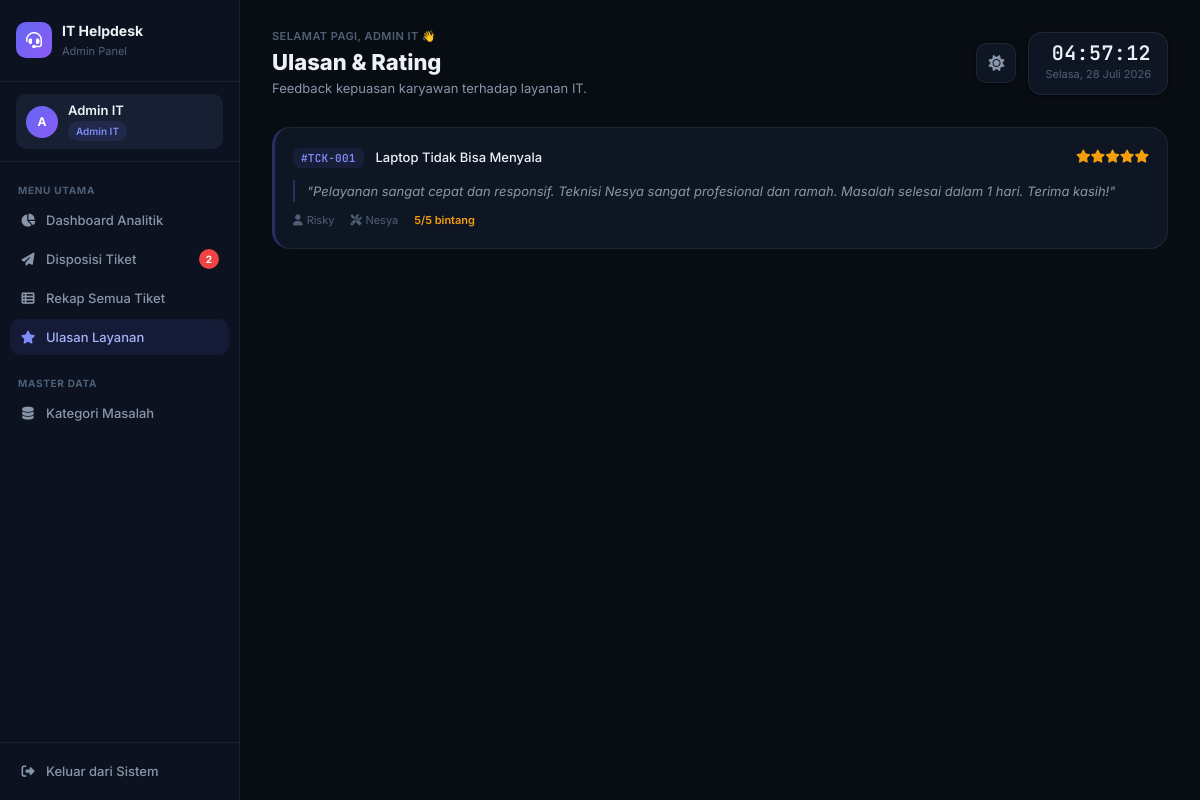
Screenshot of /dashboard_admin.php?tab=ulasan (signed in) with the database file from the repository.
### tables this page shows
CREATE TABLE IF NOT EXISTS `Ulasan_Layanan` (
    `id_ulasan`         INT      NOT NULL AUTO_INCREMENT,
    `id_tiket`          INT      NOT NULL UNIQUE,
    `id_user`           INT      NOT NULL,
    `rating`            INT      NOT NULL CHECK (`rating` BETWEEN 1 AND 5),
    `komentar_kepuasan` TEXT     NULL,
    PRIMARY KEY (`id_ulasan`),
    CONSTRAINT `fk_ulasan_tiket` FOREIGN KEY (`id_tiket`) REFERENCES `Tiket`(`id_tiket`)   ON DELETE CASCADE  ON UPDATE CASCADE,
    CONSTRAINT `fk_ulasan_user`  FOREIGN KEY (`id_user`)  REFERENCES `Pengguna`(`id_user`) ON DELETE RESTRICT ON UPDATE CASCADE
);

CREATE TABLE IF NOT EXISTS `Tiket` (
    `id_tiket`          INT          NOT NULL AUTO_INCREMENT,
    `id_pelapor`        INT          NOT NULL,
    `id_teknisi`        INT          NULL DEFAULT NULL,
    `id_kategori`       INT          NOT NULL,
    `id_aset`           INT          NULL DEFAULT NULL,
    `kode_tiket`        VARCHAR(20)  NOT NULL UNIQUE,
    `judul_masalah`     VARCHAR(255) NOT NULL,
    `deskripsi`         TEXT         NOT NULL,
    `tingkat_prioritas` ENUM('Low','Medium','High','Urgent') NOT NULL DEFAULT 'Medium',
    `status_tiket`      ENUM('Open','In Progress','Resolved') NOT NULL DEFAULT 'Open',
    `tanggal_dibuat`    DATETIME     NOT NULL DEFAULT CURRENT_TIMESTAMP,
    PRIMARY KEY (`id_tiket`),
    CONSTRAINT `fk_tiket_pelapor`  FOREIGN KEY (`id_pelapor`)  REFERENCES `Pengguna`(`id_user`)          ON DELETE RESTRICT ON UPDATE CASCADE,
    CONSTRAINT `fk_tiket_teknisi`  FOREIGN KEY (`id_teknisi`)  REFERENCES `Pengguna`(`id_user`)          ON DELETE SET NULL  ON UPDATE CASCADE,
    CONSTRAINT `fk_tiket_kategori` FOREIGN KEY (`id_kategori`) REFERENCES `Kategori_Masalah`(`id_kategori`) ON DELETE RESTRICT ON UPDATE CASCADE,
    CONSTRAINT `fk_tiket_aset`     FOREIGN KEY (`id_aset`)     REFERENCES `Aset_Perangkat`(`id_aset`)    ON DELETE SET NULL  ON UPDATE CASCADE
);

CREATE TABLE IF NOT EXISTS `Pengguna` (
    `id_user`  INT          NOT NULL AUTO_INCREMENT,
    `nama`     VARCHAR(100) NOT NULL,
    `email`    VARCHAR(150) NOT NULL UNIQUE,
    `password` VARCHAR(255) NOT NULL,
    `role`     ENUM('Karyawan','Teknisi','Admin') NOT NULL DEFAULT 'Karyawan',
    PRIMARY KEY (`id_user`)
);

### dashboard_admin.php (the view, shortened to what the rows shown need)
<?php
require_once 'koneksi.php';
$tab      = $_GET['tab'] ?? 'dashboard';
$gs = $koneksi->query("
    SELECT COUNT(*) AS total_tiket,
           SUM(status_tiket='Open') AS open_count,
           SUM(status_tiket='In Progress') AS inprogress_count,
           SUM(status_tiket='Resolved') AS resolved_count,
           SUM(tingkat_prioritas='Urgent') AS urgent_count
    FROM Tiket")->fetch_assoc();
$total_pengguna = (int)$koneksi->query("SELECT COUNT(*) AS c FROM Pengguna")->fetch_assoc()['c'];
$total_teknisi  = (int)$koneksi->query("SELECT COUNT(*) AS c FROM Pengguna WHERE role='Teknisi'")->fetch_assoc()['c'];
$total_karyawan = (int)$koneksi->query("SELECT COUNT(*) AS c FROM Pengguna WHERE role='Karyawan'")->fetch_assoc()['c'];
$avg_rating     = $koneksi->query("SELECT ROUND(AVG(rating),1) AS r FROM Ulasan_Layanan")->fetch_assoc()['r'] ?? null;
$ulasan_q = $koneksi->query("
    SELECT ul.rating, ul.komentar_kepuasan, t.kode_tiket, t.judul_masalah,
           p.nama AS nama_user, tek.nama AS nama_teknisi
    FROM Ulasan_Layanan ul
    JOIN Tiket t ON ul.id_tiket=t.id_tiket
    JOIN Pengguna p ON ul.id_user=p.id_user
    LEFT JOIN Pengguna tek ON t.id_teknisi=tek.id_user
    ORDER BY ul.id_ulasan DESC");
$total   = max(1, (int)($gs['total_tiket'] ?? 0));
$open_p  = round((($gs['open_count'] ?? 0)       / $total) * 100);
$prog_p  = round((($gs['inprogress_count'] ?? 0) / $total) * 100);
$res_p   = round((($gs['resolved_count'] ?? 0)   / $total) * 100);
$circ = 263.9;
$res_dash  = round(($res_p  / 100) * $circ, 1);
$prog_dash = round(($prog_p / 100) * $circ, 1);
$open_dash = round(($open_p / 100) * $circ, 1);
$res_offset  = 0;
$prog_offset = -$res_dash;
$open_offset = -$res_dash - $prog_dash;
$page_info = [
    'dashboard' => ['Dashboard Analitik',    'Ringkasan statistik sistem IT Helpdesk secara real-time.'],
    'disposisi' => ['Disposisi Tiket',        'Tugaskan tiket Open kepada Teknisi IT yang tersedia.'],
    'rekap'     => ['Rekap Semua Tiket',      'Rekapitulasi seluruh tiket yang masuk ke sistem.'],
    'ulasan'    => ['Ulasan & Rating',        'Feedback kepuasan karyawan terhadap layanan IT.'],
    'master'    => ['Master Kategori',        'Kelola kategori masalah untuk klasifikasi tiket.'],
];
$pi = $page_info[$tab] ?? $page_info['dashboard'];
?>
<!DOCTYPE html>
<html lang="id">
<head>
    <link rel="stylesheet" href="https://cdnjs.cloudflare.com/ajax/libs/font-awesome/6.5.0/css/all.min.css">
    <link rel="stylesheet" href="style.css">
</head>
<body>
<div class="page-wrapper">
<main class="main-content">
    <div class="topbar">
        <div class="topbar-left">
            <h1 class="topbar-title"><?= $pi[0] ?></h1>
        </div>
    </div>
    <?php if ($tab === 'dashboard'): ?>
    <div class="kpi-grid anim-stagger">
        <?php
        $kpis = [
            ['Total Tiket',    $gs['total_tiket']??0,      'fa-ticket',       'indigo'],
            ['Perlu Ditangani',$gs['open_count']??0,        'fa-envelope-open','red'],
            ['In Progress',    $gs['inprogress_count']??0,  'fa-gear',         'amber'],
            ['Terselesaikan',  $gs['resolved_count']??0,    'fa-check-double', 'green'],
        ];
        foreach ($kpis as $k): ?>
        <div class="kpi-card">
            <div class="kpi-icon <?= $k[3] ?>"><i class="fas <?= $k[2] ?>"></i></div>
            <div class="kpi-label"><?= $k[0] ?></div>
            <div class="kpi-value"><?= $k[1] ?></div>
        </div>
        <?php endforeach; ?>
    </div>
    <div style="display:grid;grid-template-columns:1fr 340px;gap:16px;margin-bottom:16px;">
        <div style="display:flex;flex-direction:column;gap:12px;">
            <div class="stat-row-card flex items-center justify-between">
                <div class="flex items-center gap-3">
                    <div class="kpi-icon" style="background:rgba(139,92,246,0.1);color:#c084fc;width:34px;height:34px;border-radius:10px;display:flex;align-items:center;justify-content:center;font-size:13px;">
                        <i class="fas fa-users"></i>
                    </div>
                    <div>
                        <div style="font-size:13px;font-weight:600;color:var(--text-primary);">Total Pengguna</div>
                        <div style="font-size:11px;color:var(--text-muted);">Dalam sistem</div>
                    </div>
                </div>
                <div class="inline-stats">
                    <div style="text-align:center;">
                        <div class="inline-stat-val"><?= $total_teknisi ?></div>
                        <div class="inline-stat-label">Teknisi</div>
                    </div>
                    <div style="text-align:center;">
                        <div class="inline-stat-val"><?= $total_karyawan ?></div>
                        <div class="inline-stat-label">Karyawan</div>
                    </div>
                    <div style="text-align:center;">
                        <div class="inline-stat-val"><?= $total_pengguna ?></div>
                        <div class="inline-stat-label">Total</div>
                    </div>
                </div>
            </div>
            <div class="stat-row-card flex items-center justify-between">
                <div class="flex items-center gap-3">
                    <div class="kpi-icon" style="background:rgba(239,68,68,0.1);color:#f87171;width:34px;height:34px;border-radius:10px;display:flex;align-items:center;justify-content:center;font-size:13px;">
                        <i class="fas fa-triangle-exclamation"></i>
                    </div>
                    <div>
                        <div style="font-size:13px;font-weight:600;color:var(--text-primary);">Tiket Urgent</div>
                        <div style="font-size:11px;color:var(--text-muted);">Memerlukan penanganan segera</div>
                    </div>
                </div>
                <div style="font-size:32px;font-weight:700;color:var(--text-primary);"><?= $gs['urgent_count']??0 ?></div>
            </div>
            <div class="stat-row-card flex items-center justify-between">
                <div class="flex items-center gap-3">
                    <div class="kpi-icon" style="background:rgba(234,179,8,0.1);color:#fbbf24;width:34px;height:34px;border-radius:10px;display:flex;align-items:center;justify-content:center;font-size:13px;">
                        <i class="fas fa-star"></i>
                    </div>
                    <div>
                        <div style="font-size:13px;font-weight:600;color:var(--text-primary);">Rata-rata Rating</div>
                        <div style="font-size:11px;color:var(--text-muted);">Dari skala 1–5 ulasan masuk</div>
                    </div>
                </div>
                <div style="text-align:right;">
                    <div style="font-size:32px;font-weight:700;color:var(--text-primary);"><?= $avg_rating ?? '-' ?></div>
                    <?php if ($avg_rating): ?>
                    <div style="display:flex;gap:2px;justify-content:flex-end;margin-top:2px;">
                        <?php for ($i=1;$i<=5;$i++): ?>
                        <i class="fas fa-star" style="font-size:10px;color:<?= $i<=round($avg_rating)?'#f59e0b':'var(--text-faint)' ?>;"></i>
                        <?php endfor; ?>
                    </div>
                    <?php endif; ?>
                </div>
            </div>
        </div>
        <div class="card" style="display:flex;flex-direction:column;align-items:center;justify-content:center;padding:28px;">
            <div style="font-size:13px;font-weight:600;color:var(--text-secondary);margin-bottom:20px;text-align:center;">Distribusi Status Tiket</div>
            <div class="donut-wrap" style="width:140px;height:140px;">
                <svg viewBox="0 0 100 100" width="140" height="140">
                    <circle cx="50" cy="50" r="42" fill="none" stroke="var(--bg-elevated)" stroke-width="10"/>
                    <?php if ($total > 0): ?>
                    <circle cx="50" cy="50" r="42" fill="none" stroke="#10b981" stroke-width="10"
                        stroke-dasharray="<?= $res_dash ?> <?= $circ ?>"
                        stroke-dashoffset="<?= -$res_offset ?>"
                        stroke-linecap="round"
                        transform="rotate(-90 50 50)"/>
                    <?php if ($prog_dash > 0): ?>
                    <circle cx="50" cy="50" r="42" fill="none" stroke="#f59e0b" stroke-width="10"
                        stroke-dasharray="<?= $prog_dash ?> <?= $circ ?>"
                        stroke-dashoffset="<?= $prog_offset ?>"
                        stroke-linecap="round"
                        transform="rotate(-90 50 50)"/>
                    <?php endif; ?>
                    <?php if ($open_dash > 0): ?>
                    <circle cx="50" cy="50" r="42" fill="none" stroke="#3b82f6" stroke-width="10"
                        stroke-dasharray="<?= $open_dash ?> <?= $circ ?>"
                        stroke-dashoffset="<?= $open_offset ?>"
                        stroke-linecap="round"
                        transform="rotate(-90 50 50)"/>
                    <?php endif; ?>
                    <?php endif; ?>
                </svg>
                <div class="donut-center">
                    <div class="donut-center-val"><?= $total ?></div>
                    <div class="donut-center-label">Tiket</div>
                </div>
            </div>
            <div style="display:flex;flex-direction:column;gap:8px;margin-top:20px;width:100%;">
                <div class="flex items-center justify-between">
                    <div class="flex items-center gap-2"><div class="legend-dot" style="background:#3b82f6;"></div><span style="font-size:12px;color:var(--text-secondary);">Open</span></div>
                    <span style="font-size:12px;font-weight:600;color:var(--text-primary);"><?= $gs['open_count']??0 ?> <span style="color:var(--text-muted);font-weight:400;">(<?= $open_p ?>%)</span></span>
                </div>
                <div class="flex items-center justify-between">
                    <div class="flex items-center gap-2"><div class="legend-dot" style="background:#f59e0b;"></div><span style="font-size:12px;color:var(--text-secondary);">In Progress</span></div>
                    <span style="font-size:12px;font-weight:600;color:var(--text-primary);"><?= $gs['inprogress_count']??0 ?> <span style="color:var(--text-muted);font-weight:400;">(<?= $prog_p ?>%)</span></span>
                </div>
                <div class="flex items-center justify-between">
                    <div class="flex items-center gap-2"><div class="legend-dot" style="background:#10b981;"></div><span style="font-size:12px;color:var(--text-secondary);">Resolved</span></div>
                    <span style="font-size:12px;font-weight:600;color:var(--text-primary);"><?= $gs['resolved_count']??0 ?> <span style="color:var(--text-muted);font-weight:400;">(<?= $res_p ?>%)</span></span>
                </div>
            </div>
        </div>
    </div>
    <!-- ════════════════════════════════════════════
         TAB: DISPOSISI TIKET
    ════════════════════════════════════════════ -->
    <?php elseif ($tab === 'ulasan'): ?>
    <div style="display:flex;flex-direction:column;gap:12px;" class="anim-stagger">
        <?php if ($ulasan_q->num_rows === 0): ?>
        <div class="card" style="padding:64px;text-align:center;">
            <div class="empty-state">
                <div class="empty-icon"><i class="fas fa-star"></i></div>
                <div class="empty-title">Belum Ada Ulasan</div>
                <div class="empty-desc">Ulasan akan muncul setelah tiket diselesaikan dan karyawan memberikan rating.</div>
            </div>
        </div>
        <?php else: ?>
        <?php while ($ul = $ulasan_q->fetch_assoc()): ?>
        <div class="card testimonial-card" style="padding:18px;">
            <div class="flex items-center justify-between mb-3">
                <div>
                    <span class="ticket-code" style="margin-right:8px;"><?= htmlspecialchars($ul['kode_tiket']) ?></span>
                    <span style="font-size:13px;font-weight:500;color:var(--text-primary);"><?= htmlspecialchars($ul['judul_masalah']) ?></span>
                </div>
                <div class="flex gap-1">
                    <?php for ($i=1;$i<=5;$i++): ?>
                    <i class="fas fa-star" style="font-size:13px;color:<?= $i<=$ul['rating']?'#f59e0b':'var(--text-faint)' ?>;"></i>
                    <?php endfor; ?>
                </div>
            </div>
            <?php if ($ul['komentar_kepuasan']): ?>
            <p style="font-size:13px;color:var(--text-secondary);font-style:italic;line-height:1.7;padding-left:12px;border-left:2px solid rgba(99,102,241,0.3);margin-bottom:10px;">
                "<?= htmlspecialchars($ul['komentar_kepuasan']) ?>"
            </p>
            <?php endif; ?>
            <div class="flex gap-4" style="flex-wrap:wrap;">
                <span style="font-size:11px;color:var(--text-muted);"><i class="fas fa-user" style="margin-right:4px;"></i><?= htmlspecialchars($ul['nama_user']) ?></span>
                <?php if ($ul['nama_teknisi']): ?>
                <span style="font-size:11px;color:var(--text-muted);"><i class="fas fa-screwdriver-wrench" style="margin-right:4px;"></i><?= htmlspecialchars($ul['nama_teknisi']) ?></span>
                <?php endif; ?>
                <span style="font-size:11px;font-weight:600;color:#f59e0b;"><?= $ul['rating'] ?>/5 bintang</span>
            </div>
        </div>
        <?php endwhile; ?>
        <?php endif; ?>
    </div>
    <?php endif; ?>
</main>
</div>
</body>
</html>

### rows the page displays
ulasan_layanan: id_tiket.kode_tiket "#TCK-001", id_tiket.judul_masalah "Laptop Tidak Bisa Menyala", komentar_kepuasan "Pelayanan sangat cepat dan responsif. Teknisi Nesya sangat profesional dan ramah. Masalah selesai dalam 1 hari. Terima kasih!", id_user.nama "Risky", pengguna.nama "Nesya", rating "5"

### other values shown
substr($nama,0,1) "A"
$nama "Admin IT"
$open_badge "2"
$pi[0] "Ulasan & Rating"
$pi[1] "Feedback kepuasan karyawan terhadap layanan IT."
